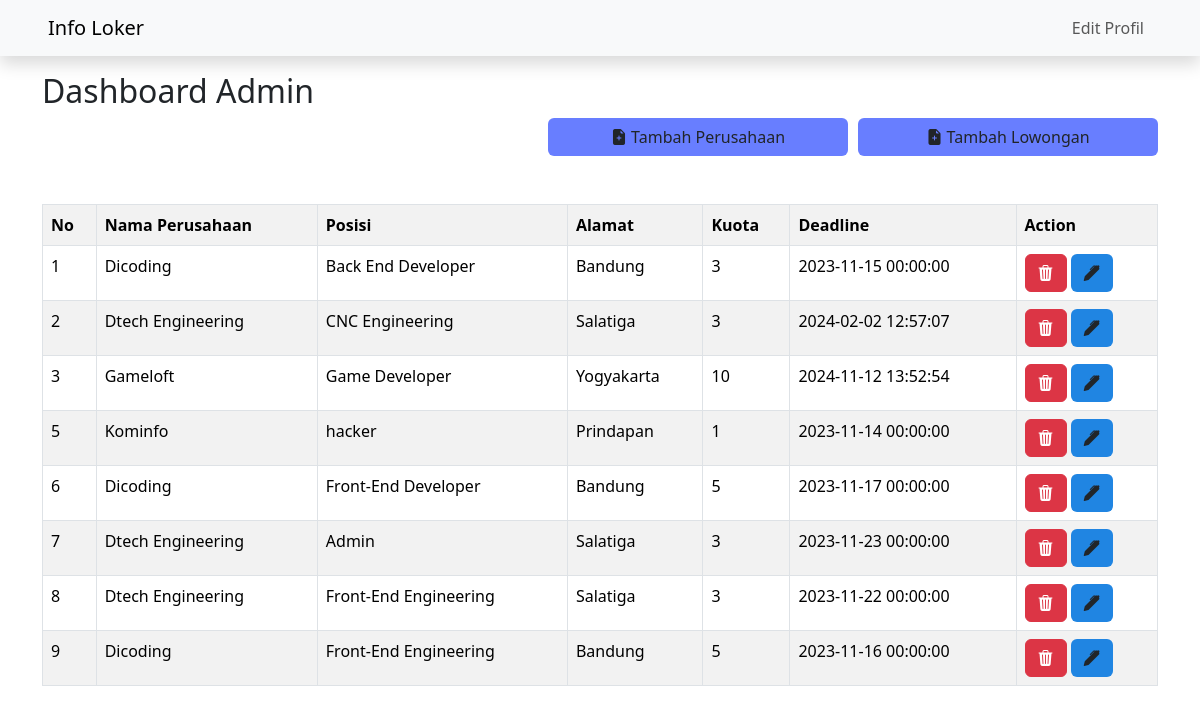
The page /dashboard-admin.php?user_id=1 (signed in) on the database its author committed.
### tables this page shows
CREATE TABLE `lowongans` (
  `id` int(11) NOT NULL,
  `perusahaan_id` int(11) DEFAULT NULL,
  `posisi` varchar(100) DEFAULT NULL,
  `kuota` int(11) DEFAULT NULL,
  `start_time` datetime DEFAULT NULL,
  `end_time` datetime DEFAULT NULL,
  `notes` text DEFAULT NULL,
  `min_age` int(11) DEFAULT NULL,
  `max_age` int(11) DEFAULT NULL,
  `sistem_pelamaran` enum('online','offline') DEFAULT NULL,
  `pengalaman` varchar(100) DEFAULT NULL,
  `pendidikan_terakhir` varchar(100) DEFAULT NULL,
  `jurusan` varchar(100) DEFAULT NULL,
  `gender` enum('Laki-Laki','Perempuan','Semua Gender') DEFAULT NULL
);

CREATE TABLE `perusahaans` (
  `id` int(11) NOT NULL,
  `nama` varchar(100) NOT NULL,
  `email` varchar(200) DEFAULT NULL,
  `alamat` varchar(200) DEFAULT NULL,
  `no_hp` varchar(15) DEFAULT NULL,
  `logo` varchar(100) DEFAULT NULL,
  `kontrak_kerja` varchar(100) DEFAULT NULL
);

### dashboard-admin.php (the view, shortened to what this page needs)
<!DOCTYPE html>
<html lang="en">
<head>
    <link href="https://cdn.jsdelivr.net/npm/bootstrap@5.3.2/dist/css/bootstrap.min.css" rel="stylesheet">
    <link rel="stylesheet" href="https://cdn.jsdelivr.net/npm/bootstrap-icons@1.10.5/font/bootstrap-icons.css">
    <link rel="stylesheet" href="css/style-dash-admin.css">
</head>
<body>
    <?php
        include 'connector.php';
        $userId = $_GET['user_id'];
    ?>
    <nav class="navbar navbar-expand-lg navbar-light bg-light shadow">
        <a href="dashboard-admin.php?user_id=<?php echo $userId;?>" class="navbar-brand ms-5">Info Loker</a>
        <div class="d-flex justify-content-end">
            <ul class="navbar-nav">
                <li class="nav-item position-absolute top-0 end-0 me-5 mt-2">
                    <a href="edit-profil.php?user_id=<?php echo $userId;?>&&from=dashboard-admin" class="nav-link">Edit Profil</a>
                </li>
            </ul>
        </div>
    </nav>
    <div class="container">
        <h2 class="mt-3 ">Dashboard Admin</h2>
        <div class="d-flex justify-content-end">
            <a href="add-perusahaan.php?user_id=<?php echo $userId;?>" class="btn btn-add"><i class="bi bi-file-earmark-plus-fill"></i> Tambah Perusahaan</a>
            <a href="add-lowongan.php?user_id=<?php echo $userId;?>" class="btn btn-add"><i class="bi bi-file-earmark-plus-fill"></i> Tambah Lowongan</a>
        </div>
        <table class="table table-striped table-bordered mt-5">
            <tr>
                <th>No</th>
                <th>Nama Perusahaan</th>
                <th>Posisi</th>
                <th>Alamat</th>
                <th>Kuota</th>
                <th>Deadline</th>
                <th>Action</th>
            </tr>
            <?php
                $query = "SELECT l.id AS id, p.id AS perusahaan_id, p.nama AS nama_perusahaan, posisi, alamat, kuota, end_time
                FROM lowongans AS l
                LEFT JOIN perusahaans AS p ON l.perusahaan_id=p.id
                ORDER BY l.id ASC";
                $result = mysqli_query($conn, $query);
                while($data = mysqli_fetch_assoc($result)){
            ?>
                    <tr>
                        <td><?php echo $data['id'];?></td>
                        <td><?php echo $data['nama_perusahaan'];?></td>
                        <td><?php echo $data['posisi'];?></td>
                        <td><?php echo $data['alamat'];?></td>
                        <td><?php echo $data['kuota'];?></td>
                        <td><?php echo $data['end_time'];?></td>
                        <td>
                            <a href="hapus-lowongan.php?lowongan_id=<?php echo $data['id'];?>&&user_id=<?php echo $userId;?>" class="btn btn-danger"><i class="bi bi-trash3-fill"></i></a>
                            <a href="edit-lowongan.php?lowongan_id=<?php echo $data['id'];?>&&perusahaan_id=<?php echo $data['perusahaan_id'];?>&&user_id=<?php echo $userId;?>" class="btn btn-update"><i class="bi bi-pen-fill"></i></a>
                        </td>
                    </tr>
            <?php
                }
            ?>
        </table>
    </div>
</body>
</html>

### css/style-dash-admin.css (style rules this page uses)
.btn-add { width: 300px; margin-left: 10px; background-color: #687EFF; }
.btn-update { background-color: #2085E2; }

### rows shown on the page
lowongans: id "1", perusahaan.nama "Dicoding", posisi "Back End Developer", perusahaan.alamat "Bandung", kuota "3", end_time "2023-11-15 00:00:00"
lowongans: id "2", perusahaan.nama "Dtech Engineering", posisi "CNC Engineering", perusahaan.alamat "Salatiga", kuota "3", end_time "2024-02-02 12:57:07"
lowongans: id "3", perusahaan.nama "Gameloft", posisi "Game Developer", perusahaan.alamat "Yogyakarta", kuota "10", end_time "2024-11-12 13:52:54"
lowongans: id "5", perusahaan.nama "Kominfo", posisi "hacker", perusahaan.alamat "Prindapan", kuota "1", end_time "2023-11-14 00:00:00"
lowongans: id "6", perusahaan.nama "Dicoding", posisi "Front-End Developer", perusahaan.alamat "Bandung", kuota "5", end_time "2023-11-17 00:00:00"
lowongans: id "7", perusahaan.nama "Dtech Engineering", posisi "Admin", perusahaan.alamat "Salatiga", kuota "3", end_time "2023-11-23 00:00:00"
lowongans: id "8", perusahaan.nama "Dtech Engineering", posisi "Front-End Engineering", perusahaan.alamat "Salatiga", kuota "3", end_time "2023-11-22 00:00:00"
lowongans: id "9", perusahaan.nama "Dicoding", posisi "Front-End Engineering", perusahaan.alamat "Bandung", kuota "5", end_time "2023-11-16 00:00:00"
